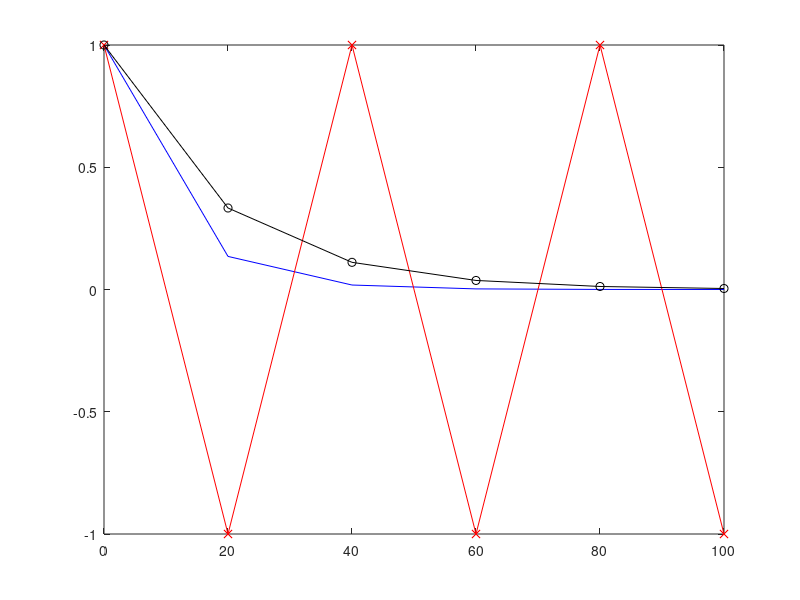

This chart was generated by the following MATLAB code:
clear all
close all
clc

h = 20;
t = [0:h:100];
n = length(t);
y_exact = exp(-.1*t);
y_for = zeros(size(y_exact));
y_for(1) = 1;
y_back = zeros(size(y_exact));
y_back(1) = 1;

for k = 1:n-1
    y_for(k+1) = (1-.1*h)*y_for(k);
    y_back(k+1) = y_back(k)/(1+.1*h);
end

plot(t, y_exact,'b',t,y_for,'r-x',t,y_back,'k-o')